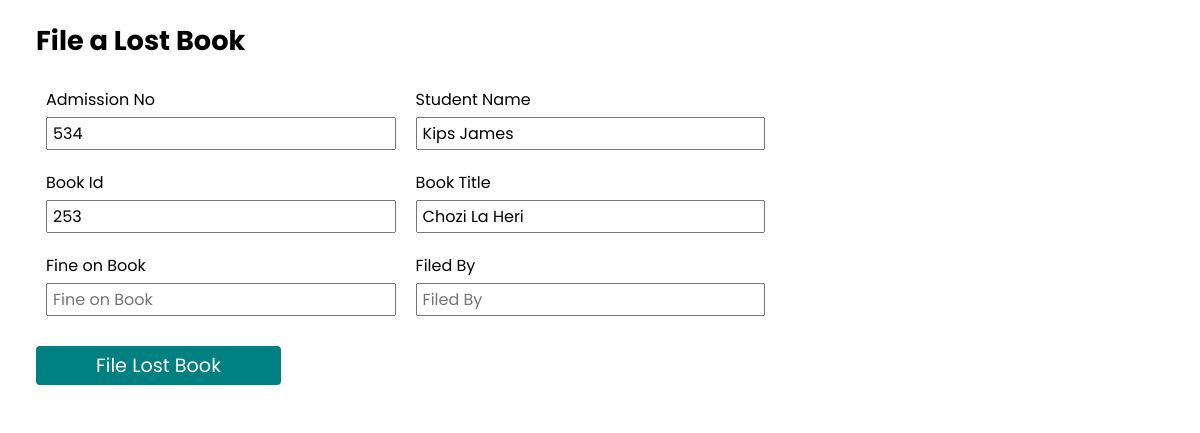
The app's page /lost-books/253/ with its own data.
### base/models.py (models this page shows, shortened)
class Borrowed_Books(models.Model):
    bookId = models.ForeignKey(Book_Reg, on_delete=models.CASCADE)
    bookTitle = models.CharField(max_length=200)
    studentId = models.CharField(max_length=200)
    studentName = models.CharField(max_length=200)
    bookCondition = models.CharField(max_length=200)
    issuedBy = models.CharField(max_length=200)
    issueDate = models.DateField()
    returnDate = models.DateField()

class Book_Reg(models.Model):
    bookStatus = models.CharField(max_length=100, null=True, blank=True)
    bookId = models.CharField(primary_key=True, max_length=150)
    bookTitle = models.CharField(max_length=150)
    bookAuthor = models.CharField(max_length=100)
    bookPublisher = models.CharField(max_length=100)
    bookEdition = models.CharField(max_length=100)
    bookForm = models.CharField(max_length=100)
    bookSubject = models.CharField(max_length=100)
    bookCondition = models.CharField(max_length=100)
    dateAdded = models.DateField()
    addedBy = models.CharField(max_length=100)
    def __str__(self):
        return str(self.bookId)

### base/views.py (the view, shortened to what this page needs)
# urls.py: path("lost-books/<str:id>/", views.ReportLostBook, name="lostBooks"),
def ReportLostBook(request, id):
    lostBook = Borrowed_Books.objects.filter(bookId=id)
    context = {
        "lostBook": lostBook
    }
    return render(request, "base/lost_books.html", context)

### base/templates/base/lost_books.html (shortened to what this page needs)
{% extends "master.html" %}
{% load static %}
{% block css_link %}
    {% static "css/addBook.css" %}
{% endblock css_link %}
{% block content %}
<section id="container">
    <section class="content-div">
        <h1 class="title-header">File a Lost Book</h1>
        {% for book in lostBook %}
            <form class='form-div' action="" method='POST'>
                <div class='form-element'>
                    <label for="adm-no">Admission No</label>
                    <input type="text" id="adm-no" name="admissionNo" placeholder="Enter Admission No" required value="{{book.studentId}}">
                </div>
                <div class='form-element'>
                    <label for="student-name">Student Name</label>
                    <input type="text" id="student-name" name="studentName" placeholder="Enter Student Name" required value="{{book.studentName}}">
                </div>
                <div class='form-element'>
                    <label for="book-id">Book Id</label>
                    <input type="text" value="{{book.bookId}}" id="book-id" name="bookId" placeholder="Enter Book Id" required >
                </div>
                <div class='form-element'>
                    <label for="book-title">Book Title</label>
                    <input type="text" id="book-title" name="bookTitle" placeholder="Enter Book Title" required value="{{book.bookTitle}}">
                </div>
                <div class='form-element'>
                    <label for="book-fine">Fine on Book</label>
                    <input type="text" value="{{book.bookFine}}" id="book-fine" name="bookFine" placeholder="Fine on Book" required >
                </div>
                <div class='form-element'>
                    <label for="filled-by">Filed By</label>
                    <input type="text" id="filled-by" name="filledBy" placeholder="Filed By" required value="{{book.filledBy}}">
                </div>
                <div class="button-div">
                    <button type="submit" class="submit-button">File Lost Book</button>
                </div>
            </form>
        {% endfor %}
    </section>
</section>
{% endblock content %}

### static/css/style.css (style rules this page uses)
* { margin: 0; padding: 0; box-sizing: border-box; font-size: 1em; font-family: "Poppins", sans-serif; }

### static/css/addBook.css (style rules this page uses)
#container { width: 100%; display: flex; }
.content-div { width: 80vw; background: rgb(255, 255, 255); padding-left: 3%; padding-top: 20px; }
.title-header { font-size: 1.7em; padding-bottom: 15px; }
.form-div { width: 100%; display: flex; flex-wrap: wrap; }
.form-element { width: 40%; padding: 10px; display: flex; flex-direction: column; font-size: 1em; }
.form-element label { padding-bottom: 5px; }
.form-element input, .form-element select { padding: 2px 5px; }
.button-div { padding: 20px 0; width: 100%; display: flex; align-items: center; }
.button-div .submit-button { padding: 5px 60px; font-size: 1.2em; border-radius: 4px; background: #008080; color: rgb(255, 255, 255); border: none; outline: none; cursor: pointer; transition: all 0.3s ease; }

### records on screen
Borrowed_Books: admissionNo "534", studentName "Kips James", bookId "253", bookTitle "Chozi La Heri"
